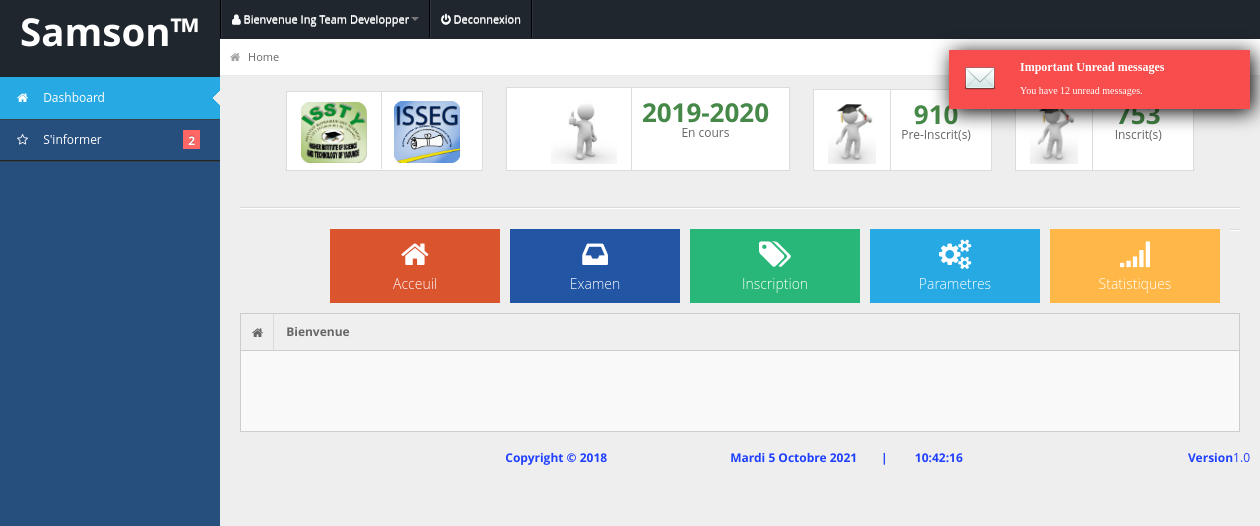
/ (signed in), run on the app's committed database.
### tables this page shows
CREATE TABLE `menu` (
  `idmenu` int(11) NOT NULL AUTO_INCREMENT,
  `idparent` int(11) DEFAULT NULL,
  `idfils` int(11) DEFAULT NULL,
  `libelle_fr` varchar(128) DEFAULT NULL,
  `libelle_en` varchar(128) DEFAULT NULL,
  `icon` varchar(128) DEFAULT NULL,
  `lien` varchar(128) NOT NULL DEFAULT '#',
  `idlien` varchar(20) DEFAULT NULL,
  `fichierrequete` varchar(255) DEFAULT NULL,
  `fichierassocier` varchar(255) DEFAULT NULL,
  `dossierviews` varchar(255) DEFAULT NULL,
  `titrevue` varchar(100) NOT NULL,
  `desscription` text,
  PRIMARY KEY (`idmenu`)
);

CREATE TABLE `annee_academique` (
  `id` int(11) NOT NULL AUTO_INCREMENT,
  `nomAC` varchar(25) NOT NULL,
  `statut` int(11) NOT NULL DEFAULT '0',
  `date_enreg` timestamp NOT NULL DEFAULT CURRENT_TIMESTAMP,
  `ordre` int(11) DEFAULT NULL,
  `encours` int(11) DEFAULT NULL,
  `codeannee` varchar(10) DEFAULT NULL,
  PRIMARY KEY (`id`)
);

### app/models/Class/Functions.php (the view, shortened to what this page needs)
<?php
class Functions {
    public $com;
    public function __construct($handle) {
        $this->com = $handle;
    }
    function getMenuAll()
    {
        if (!isset($_SESSION['parent'])) {
            $module = 4;
        } else {
            $module = $_SESSION['parent'];
        }
        if (isset($_SESSION['idgroupeutilisateur'])) {
            $iduser = $_SESSION['idgroupeutilisateur'];
        }
        $req = "SELECT * FROM menu WHERE menu.idfils=1 AND menu.idparent=" . $module . " ORDER BY libelle_fr ASC";
        $rep = $this->com->query($req);
        while ($menu = $rep->fetch(PDO::FETCH_ASSOC)) {
            $idmenu = $menu['idmenu'];
            if($this->Is_True_Parent($idmenu,$iduser)==1){
                $nombreSousMenuReq = "SELECT COUNT(menu.idmenu)  FROM menu
                inner join groupeutilisateurmenu on groupeutilisateurmenu.idmenu=menu.idmenu
                WHERE menu.idfils=2 AND menu.idparent='$idmenu' AND nivauaccess=1 and groupeutilisateurmenu.idgroupeutilisateur=$iduser ";
                $nombreSousMenuRep = $this->com->query($nombreSousMenuReq);
                $nombreSousMenu = 0;
                while ($nb = $nombreSousMenuRep->fetch()) {
                    $nombreSousMenu = $nb[0];
                }
                echo'<li class="submenu">
                    <a href="#"><i class="icon ' . $menu["icon"] . '"></i>  <span> ' . $menu["libelle_fr"] . '</span><span class="label label-success">'.$nombreSousMenu.'</span></a>
                <ul>';
                echo'</ul>
        </li>';
            }
        }
    }
    public function Is_True_Parent($idmenu, $idgroupeu) {
        $req = "SELECT count(DISTINCT menu.idmenu) FROM menu
    INNER JOIN groupeutilisateurmenu ON menu.idmenu = groupeutilisateurmenu.idmenu
    INNER JOIN groupeutilisateur ON groupeutilisateur.idgroupeutilisateur = groupeutilisateurmenu.idgroupeutilisateur
    WHERE menu.idfils=2 and menu.idparent='$idmenu'
    AND groupeutilisateur.idgroupeutilisateur='$idgroupeu'
    AND groupeutilisateurmenu.nivauaccess=1";
        $rep = $this->com->query($req);
        $max = null;
        while ($nb = $rep->fetch()) {
            $max = $nb[0];
        }
        if ($max == 0) {
            return 0;
        } else {
            return 1;
        }
    }
    public function getModule($idg) {
        $langue = 'libelle_fr';
        $Req_menu = "SELECT menu.idmenu, menu." . $langue . ", icon,lien FROM menu where menu.idfils=0 order by menu.libelle_fr";
        $Rep_menu = $this->com->query($Req_menu);
        while ($module = $Rep_menu->fetch()) {
                echo' <li class="' . $module['lien'] . '"> <a href="app\controllers\httpcontroller.php?module=' . $module['idmenu'] . '"> <i class="' . $module['icon'] . '"></i> <span class="label label-important"></span> ' . $module[$langue] . '</a> </li>';
        }
    }
    public function getAnneeAcade() {
        $Req_menu = "SELECT * FROM annee_academique where annee_academique.statut=1";
        $Rep_menu = $this->com->query($Req_menu);
        $module = $Rep_menu->fetch(PDO::FETCH_ASSOC);
            echo$module['nomAC'];
    }
    public function getNbEudpreInscrit() {
        $Req_menu = "select count(idetudiant) as nbpe from preinscription where idannee in(
  SELECT id FROM annee_academique where annee_academique.statut=1)";
        $Rep_menu = $this->com->query($Req_menu);
        $module = $Rep_menu->fetchAll();
        echo$module[0]['nbpe'];
    }
    public function getNbEudInscrit() {
        $Req_menu = "select count(idetudiant) as nbe from preinscription where is_inscrit=1 and idannee in(
  SELECT id FROM annee_academique where annee_academique.statut=1)";
        $Rep_menu = $this->com->query($Req_menu);
        $module = $Rep_menu->fetchAll();
        echo$module[0]['nbe'];
    }
}

### index.php (shortened to what this page needs)
<?php
require_once('app/config.php');
$app=null;
$req="SELECT is_install FROM application where is_install=1";
$rep=$con->query($req);
while($etab=$rep->fetch()) {
    $app = $etab[0];
}
if($app==1){
    if(isset($_SESSION['login']) && isset($_SESSION['password'])){
        include'app/app.php';
    }
    else{
        require_once"app/views/native/login.php";
    }
}else{
    echo("Veillez installer le systeme!");
}

### app/app.php (shortened to what this page needs)
<!DOCTYPE html>
<html lang="en">
<head>
    <link rel="stylesheet" href="assets\css\bootstrap.min.css" />
    <link rel="stylesheet" href="assets\css\bootstrap-responsive.min.css" />
    <link rel="stylesheet" href="assets\css\fullcalendar.css" />
    <link rel="stylesheet" href="assets\css\matrix-style.css" />
    <link rel="stylesheet" href="assets\css\matrix-media.css" />
    <link href="assets\font-awesome\css\font-awesome.css" rel="stylesheet" />
    <link rel="stylesheet" href="assets\css\jquery.gritter.css" />
    <link href='assets\css_init\font-googlr.css' rel='stylesheet' type='text/css'>
</head>
<body onload="date_heure('date_heure');">
<div id="header">
    <a href="" style="background-color: #646ae3"><h1>Samson&trade;</h1></a>
</div>
<div id="user-nav" class="navbar navbar-fixed-top">
    <ul class="nav">
        <li  class="dropdown" id="profile-messages" ><a title="" href="#" data-toggle="dropdown" data-target="#profile-messages" class="dropdown-toggle"><i class="icon icon-user"></i>
                <span class="text">Bienvenue <?php echo $_SESSION['civilite']." ".$_SESSION['nom']." ".$_SESSION['prenom'];?></span><b class="caret"></b></a>
        </li>
        <li class=""><a title="" href="app\controllers\Logout.php"><i class="icon icon-off"></i> <span class="text">Deconnexion</span></a></li>
    </ul>
</div>
<div id="sidebar">
    <ul>
        <li class="active"><a href="#"><i class="icon icon-home"></i> <span>Dashboard</span></a> </li>
<?php $function->getMenuAll();?>
    </ul>
</div>
<div id="content">
<div id="content-header">
    <div id="breadcrumb"> <a href="" title="Go to Home" class="tip-bottom"><i class="icon-home"></i> Home</a></div>
</div>
<div class="container-fluid">
<div class="quick-actions_homepage">
    <div class="center">
        <ul class="stat-boxes2">
            <li>
                <div style=""><a href="app/controllers/httpcontroller.php?etab=1"  class="left"><center><img src="assets/img/LOGO_ISSTY.jpg" width="66px"/></center></a><a href="app/controllers/httpcontroller.php?etab=2" class="right "><center><img src="assets/img/LOGO_ISSEG.jpg" width="66px"/></center></a> </div>
            </li>
            <li>
                <div class="span" style=""><span class="left"><center><img src="assets\img\valide.jpg" width="66px"/></center></span><span class="right "><strong class="text-success"> <?php $function->getAnneeAcade();?></strong>En cours</span> </div>
            </li>
            <li>
                <div class=""><span class="left"><center><img src="assets\img\imagesjuuii.jpg" width="48px"/></center></span><span class="right"><strong class="text-success"> <?php $function->getNbEudpreInscrit();?></strong>Pre-Inscrit(s)</div>
            </li>
            <li>
                <div class=""><span class="left"><center><img src="assets\img\imagesjuuii.jpg" width="48px"/></center></span><span class="right"><strong class="text-success"> <?php $function->getNbEudInscrit();?></strong>Inscrit(s)</div>
            </li>
        </ul>
    </div>
    <hr>
    <ul class="quick-actions" style="margin-left: 9%">
        <?php
        $function->getModule($_SESSION['idgroupeutilisateur']);
        ?>
       </ul>
    <hr>
</div>
<div class="row-fluid">
    <div class="widget-box">
        <div class="widget-title bg_lg"><span class="icon"><i class="<?php echo($_SESSION['iconvue']);?>"></i></span>
            <h5><?php echo $_SESSION['titrevue'];?></h5>
        </div>
        <div class="widget-content" >
            <div class="row-fluid">
                <div class="span12">
                </div>
            </div>
        </div>
    </div>
</div>
    <div class="row" style="margin-left:10px;height: 50px;background-color: rgb(238, 238, 238);color: #2040ff;">
        <div id="" class="span10 panel-content">
            <div class="pull-right ">
                <b>Version</b>1.0
            </div>
            <center>
                <strong>Copyright &copy; <?php echo "2018" ?>
                    <span id="date_heure" ></span>
                </strong>
            </center>
        </div>
    </div>
</div>
</div>
</body>
</html>

### assets/css/matrix-media.css (style rules this page uses)
body { background-color: #264F7E; }
#header { background-color: #1f262d; margin-top:10px; }
#sidebar > ul { border-bottom: 1px solid #37414b }
#sidebar > ul > li { border-top: 1px solid #37414b; border-bottom: 1px solid #1f262d; }
#sidebar > ul > li.active { background-color: #27a9e3; border-bottom: 1px solid #27a9e3; border-top: 1px solid #27a9e3; }
#sidebar > ul > li.active a { color:#fff; text-decoration:none; }
#sidebar > ul > li > a > .label { background-color:#F66; }

### data on the page
menu: libelle_fr "S'informer", nombreSousMenu "2"
annee_academique: nomAC "2019-2020"
menu: libelle_fr "Acceuil"
menu: libelle_fr "Examen"
menu: libelle_fr "Inscription"
menu: libelle_fr "Parametres"
menu: libelle_fr "Statistiques"

### other printed values
$_SESSION['civilite'] "Ing"
$_SESSION['nom'] "Team"
$_SESSION['prenom'] "Developper"
$module[0]['nbpe'] "910"
$module[0]['nbe'] "753"
$_SESSION['titrevue'] "Bienvenue"
